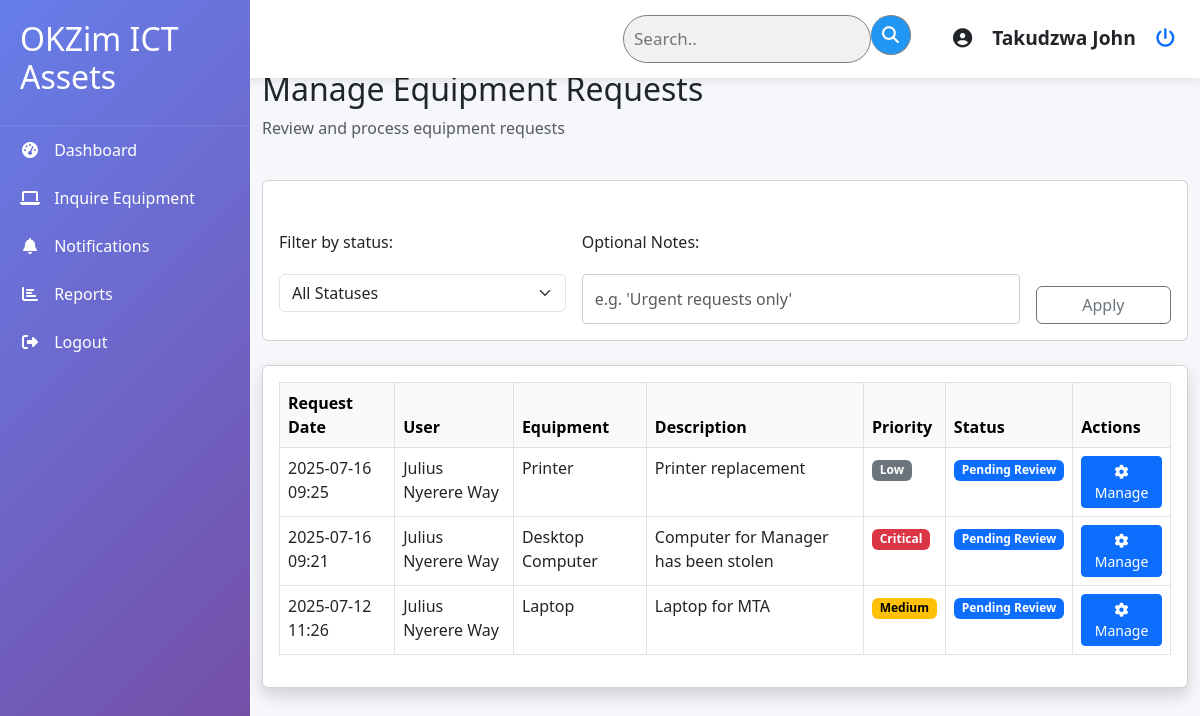
Screenshot of /asset_management/requests/ (signed in) with the database file from the repository.
### asset_management/models.py (models this page shows, shortened)
class AssetInquiry(models.Model):
    ASSET_TYPES = [
        ("LAPTOP", "Laptop"),
        ("DESKTOP", "Desktop Computer"),
        ("PRINTER", "Printer"),
        ("PHONE", "Phone"),
        ("TABLET", "Tablet"),
        ("OTHER", "Other Equipment"),
    ]
    PRIORITY_CHOICES = [
        ("LOW", "Low"),
        ("MEDIUM", "Medium"),
        ("HIGH", "High"),
        ("CRITICAL", "Critical"),
    ]
    user = models.ForeignKey(User, on_delete=models.CASCADE)
    asset_type = models.CharField(max_length=20, choices=ASSET_TYPES)
    description = models.TextField(help_text="Why is this equipment needed?")
    quantity = models.PositiveIntegerField(default=1)
    priority = models.CharField(
        max_length=10, choices=PRIORITY_CHOICES, default="MEDIUM"
    )
    submitted_date = models.DateTimeField(auto_now_add=True)
    status = models.CharField(
        max_length=20,
        default="PENDING",
        choices=[
            ("PENDING", "Pending Review"),
            ("APPROVED", "Approved"),
            ("DENIED", "Denied"),
            ("FULFILLED", "Fulfilled"),
        ],
    )
    admin_notes = models.TextField(blank=True, null=True)
    processed_by = models.ForeignKey(
        User,
        on_delete=models.SET_NULL,
        null=True,
        blank=True,
        related_name='processed_inquiries'
    )
    processed_date = models.DateTimeField(null=True, blank=True)
    class Meta:
        verbose_name_plural = "Asset Inquiries"
        ordering = ["-submitted_date"]

### asset_management/views.py (the view)
# urls.py: path('requests/', views.manage_requests, name='manage_requests'),
@staff_member_required
def manage_requests(request):
    inquiries = AssetInquiry.objects.filter(
        status__in=['PENDING', 'APPROVED']
    ).select_related(
        'user'
    ).order_by('-submitted_date')
    status_filter = request.GET.get('status', None)
    if status_filter:
        inquiries = inquiries.filter(status=status_filter)
    paginator = Paginator(inquiries, 20)
    page_number = request.GET.get('page')
    page_obj = paginator.get_page(page_number)
    context = {
        'page_obj': page_obj,
        'status_choices': AssetInquiry._meta.get_field('status').choices,
        'current_status': status_filter,
    }
    return render(request, 'requests/admin/manage_requests.html', context)

### asset_management/templates/requests/admin/manage_requests.html (shortened to what this page needs)
{% extends 'base.html' %}
{% load static %}
{% block content %}
<div class="container-fluid">
    <div class="row mb-4">
        <div class="col-8">
            <h2>Manage Equipment Requests</h2>
            <p class="text-muted">Review and process equipment requests</p>
        </div>
    </div>
    <div class="card mb-4">
        <div class="card-body">
            <form method="get" class="row g-3">
                <div class="col-md-4">
                    <label for="status" class="form-label">Filter by status:</label>
                    <select name="status" id="status" class="form-select" onchange="this.form.submit()">
                        <option value="">All Statuses</option>
                    </select>
                </div>
                <div class="col-md-6">
                    <label for="adminNote" class="form-label">Optional Notes:</label>
                    <input type="text" name="admin_note" id="adminNote" class="form-control"
                        placeholder="e.g. 'Urgent requests only'" value="{{ request.GET.admin_note }}">
                </div>
                <div class="col-md-2 d-flex align-items-end">
                    <button type="submit" class="btn btn-outline-secondary w-100">Apply</button>
                </div>
            </form>
        </div>
    </div>
    <div class="card shadow">
        <div class="card-body">
            <div class="table-responsive">
                <table class="table table-bordered table-hover">
                    <thead class="table-light">
                        <tr>
                            <th>Request Date</th>
                            <th>User</th>
                            <th>Equipment</th>
                            <th>Description</th>
                            <th>Priority</th>
                            <th>Status</th>
                            <th>Actions</th>
                        </tr>
                    </thead>
                    <tbody>
                        {% for req in page_obj %}
                        <tr>
                            <td>{{ req.submitted_date|date:"Y-m-d H:i" }}</td>
                            <td>{{ req.user.get_full_name|default:req.user.username }}</td>
                            <td>{{ req.get_asset_type_display }}</td>
                            <td>{{ req.description|truncatechars:50 }}</td>
                            <td>
                                <span class="badge
                                    {% if req.priority == 'HIGH' or req.priority == 'CRITICAL' %}text-bg-danger
                                    {% elif req.priority == 'MEDIUM' %}text-bg-warning
                                    {% else %}text-bg-secondary{% endif %}">
                                    {{ req.get_priority_display }}
                                </span>
                            </td>
                            <td>
                                <span class="badge
                                    {% if req.status == 'APPROVED' %}text-bg-success
                                    {% elif req.status == 'DENIED' %}text-bg-danger
                                    {% elif req.status == 'FULFILLED' %}text-bg-info
                                    {% else %}text-bg-primary{% endif %}">
                                    {{ req.get_status_display }}
                                </span>
                            </td>
                            <td>
                                <a href="{% url 'process_request' req.id %}" class="btn btn-sm btn-primary">
                                    <i class="fas fa-cog"></i> Manage
                                </a>
                            </td>
                        </tr>
                        {% empty %}
                        <tr>
                            <td colspan="7" class="text-center">No requests found</td>
                        </tr>
                        {% endfor %}
                    </tbody>
                </table>
            </div>
        </div>
    </div>
</div>
{% endblock %}

### asset_management/templates/partials/header.html
<div class="header">
    <form class="example" action="action_page.php">
        <input type="text" placeholder="Search.." name="search">
        <button type="submit"><i class="fa fa-search"></i></button>
    </form>
    <div class="user-profile">
        <div>
            <i class="fas fa-user-circle"></i>
        </div>
        <div class="user-info">
            <div class="user-name">{{ request.user.get_full_name }}</div>
        </div>
        <a href="{% url 'logout' %}" class="logout-btn">
            <i class="fa-solid fa-power-off"></i>
        </a>
    </div>
</div>

### static/styles/css/dashboard.css (style rules this page uses)
:root { --primary: #0056b3; --secondary: #e67e22; --light: #f8f9fa; --dark: linear-gradient(135deg, #667eea 0%, #764ba2 100%);; --success: #28a745; --danger: #dc3545; }
body { font-family: 'Segoe UI', Tahoma, Geneva, Verdana, sans-serif; margin: 0; background-color: #f5f7fa; }
.header { background: white; padding: 15px 25px; margin-left: 300px; box-shadow: 0 2px 10px rgba(0,0,0,0.1); display: flex; justify-content: end; align-items: center; position: fixed; right: 0px; width: 100vw; z-index: 5; gap: 20px; }
.user-profile { font-size: 1.2rem; display: flex; align-items: center; gap: 20px; }
.user-info { font-weight: 600; }
form.example input[type=text] { padding: 10px; font-size: 17px; border: 1px solid grey; float: left; width: 80%; background: #f1f1f1; border-radius: 50px; }
form.example button { float: left; padding: 0px; width: 40px; height: 40px; border-radius: 50%; background: #2196F3; color: white; font-size: 17px; border: 1px solid grey; border-left: none; cursor: pointer; }
form.example::after { content: ""; clear: both; display: table; }
* { box-sizing: border-box }

### static/styles/css/asset_transfer.css (style rules this page uses)
input[type="text"], select, textarea { width: 100%; padding: 12px; border: 1px solid #ccc; border-radius: 4px; box-sizing: border-box; resize: vertical; }
label { padding: 12px 12px 12px 0; display: inline-block; }
.row:after { content: ""; display: table; clear: both; }
.row:last-child { display: flex; justify-content: end; margin-top: 5px; }

### rows the page displays
AssetInquiry: submitted_date "2025-07-16 09:25", user.get_full_name "Julius Nyerere Way", asset_type "Printer", description "Printer replacement", priority "Low", status "Pending Review"
AssetInquiry: submitted_date "2025-07-16 09:21", user.get_full_name "Julius Nyerere Way", asset_type "Desktop Computer", description "Computer for Manager has been stolen", priority "Critical", status "Pending Review"
AssetInquiry: submitted_date "2025-07-12 11:26", user.get_full_name "Julius Nyerere Way", asset_type "Laptop", description "Laptop for MTA", priority "Medium", status "Pending Review"

### other values shown
{{ request.user.get_full_name }} "Takudzwa John"
